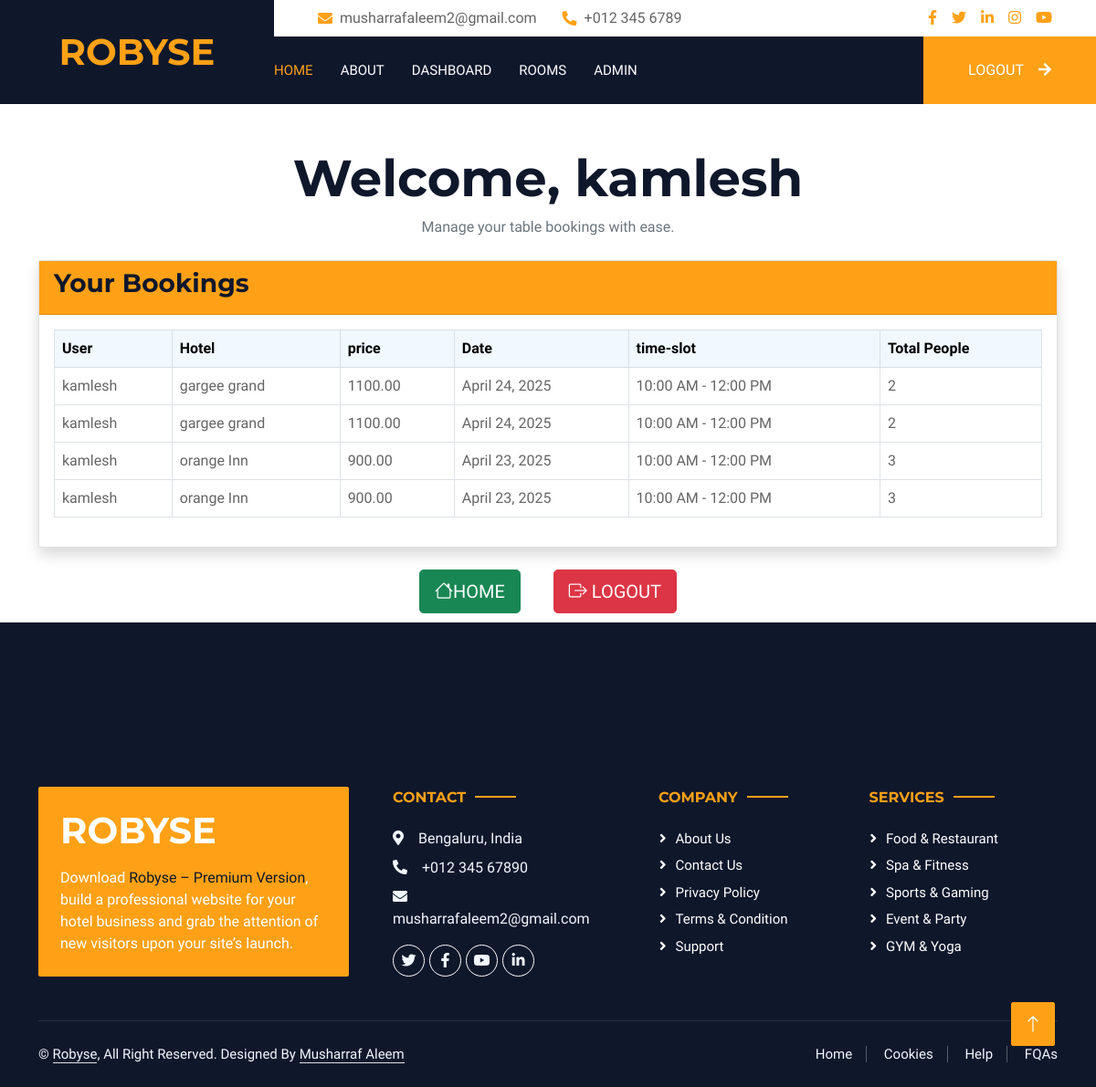
Screenshot of /dashboard/ (signed in) with the database file from the repository.
### app/models.py (models this page shows, shortened)
class Booking(models.Model):
    instance = models.ForeignKey('Model1', on_delete=models.CASCADE)
    user = models.ForeignKey(User, on_delete=models.CASCADE, related_name='booking')
    name = models.CharField(max_length=255)  # Auto-filled
    price = models.DecimalField(max_digits=10, decimal_places=2)  # Auto-filled
    date = models.DateField()
    time_slot = models.CharField(max_length=50)
    number_of_people = models.PositiveIntegerField()

### app/views.py (the view)
# urls.py: path('dashboard/', dashboard, name='dashboard'),
@login_required
def dashboard(request):
    user = request.user
    feedbacks = user.feedback.all()
    bookings = user.booking.all()
    return render(request, 'dashboard.html', {'feedbacks':feedbacks,'bookings': bookings})

### templates/dashboard.html (shortened to what this page needs)
{% extends 'base1.html' %}
{% load static %}
{% block content %}
<div class="container py-5">
    <div class="text-center mb-4">
        <h1 class="display-4">Welcome, {{ user.username }}</h1>
        <p class="text-muted">Manage your table bookings with ease.</p>
    </div>
    <div class="card shadow mb-4">
        <div class="card-header bg-primary text-white">
            <h3 class="card-title">Your Bookings</h3>
        </div>
        <div class="card-body">
            {% if bookings %}
            <div class="table-responsive">
                <table class="table table-bordered table-hover">
                    <thead class="table-light">
                        <tr>
                            <th>User</th>
                            <th>Hotel</th>
                            <th>price</th>
                            <th>Date</th>
                            <th>time-slot</th>
                            <th>Total People</th>
                        </tr>
                    </thead>
                    <tbody>
                        {% for b in bookings %}
                        <tr>
                            <td>{{ b.user }}</td>
                            <td>{{ b.name }}</td>
                            <td>{{ b.price }}</td>
                            <td>{{ b.date }}</td>
                            <td>{{ b.time_slot }}</td>
                            <td>{{ b.number_of_people }}</td>
                        </tr>
                        {% endfor %}
                    </tbody>
                </table>
            </div>
            {% else %}
            <p class="text-center text-muted">No bookings yet! Click below to book a table.</p>
            {% endif %}
        </div>
    </div>
    <div class="d-flex justify-content-center gap-3">
        <a href="{% url 'home_view' %}" class="btn btn-success btn-lg">
            <i class="bi bi-house"></i>home
        </a>&nbsp;
        <form action="{% url 'logout' %}" method="POST">
            <button type="submit" class="btn btn-danger btn-lg">
                <i class="bi bi-box-arrow-right"></i> Logout
            </button>
        </form>
    </div>
</div><br><br><br>
{% endblock %}

### static/css/style.css (style rules this page uses)
:root { --primary: #FEA116; --light: #F1F8FF; --dark: #0F172B; }
.btn { font-weight: 500; text-transform: uppercase; transition: .5s; }

### static/css/slider.css (style rules this page uses)
button { background: #007bff; color: white; border: none; padding: 10px 15px; font-size: 24px; cursor: pointer; border-radius: 8px; }

### rows the page displays
Booking: user "kamlesh", name "gargee grand", price "1100.00", date "April 24, 2025", time_slot "10:00 AM - 12:00 PM", number_of_people "2"
Booking: user "kamlesh", name "gargee grand", price "1100.00", date "April 24, 2025", time_slot "10:00 AM - 12:00 PM", number_of_people "2"
Booking: user "kamlesh", name "orange Inn", price "900.00", date "April 23, 2025", time_slot "10:00 AM - 12:00 PM", number_of_people "3"
Booking: user "kamlesh", name "orange Inn", price "900.00", date "April 23, 2025", time_slot "10:00 AM - 12:00 PM", number_of_people "3"

### other values shown
{{ user.username }} "kamlesh"
